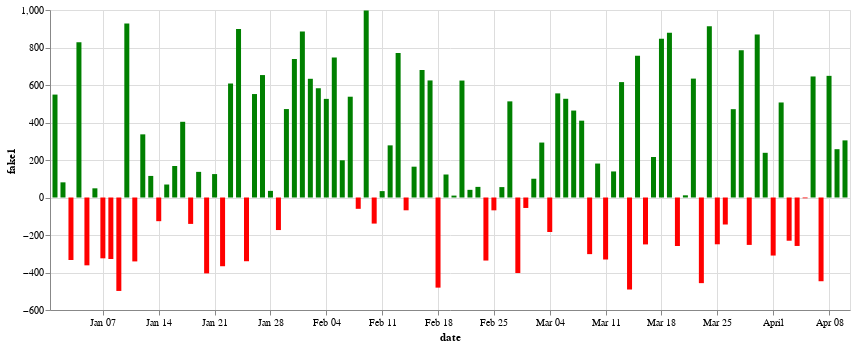

Notebook source saved alongside this figure:
### Code cell
user_drawdown = drawdown_chart(returns, 'date', 'fake1')
user_drawdown

### Figure 1 — Vega-Lite specification as saved in the notebook (floating-point values rounded to 4 significant figures)
{"config": {"view": {"continuousWidth": 300, "continuousHeight": 300}}, "data": {"name": "data-7392fb25b514df0e212dedd58aa07c95"}, "mark": {"type": "bar"}, "encoding": {"color": {"condition": {"test": "(datum.fake1 > 0)", "value": "Green"}, "value": "red"}, "tooltip": [{"field": "date", "type": "temporal"}, {"field": "fake1", "type": "quantitative"}], "x": {"field": "date", "type": "temporal"}, "y": {"field": "fake1", "type": "quantitative"}}, "params": [{"name": "param_2", "select": {"type": "interval", "encodings": ["x", "y"]}, "bind": "scales"}], "width": 800, "$schema": "https://vega.github.io/schema/vega-lite/v5.15.1.json", "datasets": {"data-7392fb25b514df0e212dedd58aa07c95": [{"date": "2018-01-01T00:00:00", "fake1": 548.9, "fake2": 731.1, "fake3": 788.4}, {"date": "2018-01-02T00:00:00", "fake1": 80.88, "fake2": 692.7, "fake3": 415.8}, {"date": "2018-01-03T00:00:00", "fake1": -333.4, "fake2": 508.4, "fake3": -108.9}, {"date": "2018-01-04T00:00:00", "fake1": 827.9, "fake2": 182.5, "fake3": 986.0}, {"date": "2018-01-05T00:00:00", "fake1": -361.8, "fake2": 830.7, "fake3": -111.4}, {"date": "2018-01-06T00:00:00", "fake1": 48.94, "fake2": 61.81, "fake3": 773.9}, {"date": "2018-01-07T00:00:00", "fake1": -324.4, "fake2": 706.4, "fake3": 455.7}, {"date": "2018-01-08T00:00:00", "fake1": -328.2, "fake2": -333.3, "fake3": 842.4}, {"date": "2018-01-09T00:00:00", "fake1": -498.4, "fake2": 586.3, "fake3": 310.4}, {"date": "2018-01-10T00:00:00", "fake1": 928.6, "fake2": -427.9, "fake3": 369.7}, {"date": "2018-01-11T00:00:00", "fake1": -340.9, "fake2": -153.2, "fake3": 69.63}, {"date": "2018-01-12T00:00:00", "fake1": 336.8, "fake2": 501.4, "fake3": 643.6}, {"date": "2018-01-13T00:00:00", "fake1": 115.1, "fake2": 860.1, "fake3": 396.7}, {"date": "2018-01-14T00:00:00", "fake1": -126.3, "fake2": -401.3, "fake3": 322.5}, {"date": "2018-01-15T00:00:00", "fake1": 69.23, "fake2": 854.9, "fake3": -215.2}, {"date": "2018-01-16T00:00:00", "fake1": 167.9, "fake2": 536.5, "fake3": 660.3}, {"date": "2018-01-17T00:00:00", "fake1": 403.8, "fake2": -166.4, "fake3": 747.2}, {"date": "2018-01-18T00:00:00", "fake1": -140.8, "fake2": 656.3, "fake3": 806.1}, {"date": "2018-01-19T00:00:00", "fake1": 136.7, "fake2": 194.6, "fake3": 739.5}, {"date": "2018-01-20T00:00:00", "fake1": -404.7, "fake2": 149.9, "fake3": 769.6}, {"date": "2018-01-21T00:00:00", "fake1": 124.9, "fake2": 631.0, "fake3": -371.5}, {"date": "2018-01-22T00:00:00", "fake1": -366.6, "fake2": -35.09, "fake3": 485.0}, {"date": "2018-01-23T00:00:00", "fake1": 608.0, "fake2": 839.8, "fake3": 373.7}, {"date": "2018-01-24T00:00:00", "fake1": 898.9, "fake2": 461.5, "fake3": -74.93}, {"date": "2018-01-25T00:00:00", "fake1": -339.9, "fake2": 238.7, "fake3": -223.9}, {"date": "2018-01-26T00:00:00", "fake1": 551.8, "fake2": 523.9, "fake3": 568.1}, {"date": "2018-01-27T00:00:00", "fake1": 653.0, "fake2": 612.8, "fake3": 925.4}, {"date": "2018-01-28T00:00:00", "fake1": 35.34, "fake2": 689.1, "fake3": 578.0}, {"date": "2018-01-29T00:00:00", "fake1": -173.6, "fake2": -293.6, "fake3": 99.04}, {"date": "2018-01-30T00:00:00", "fake1": 471.7, "fake2": 290.7, "fake3": 750.9}, {"date": "2018-01-31T00:00:00", "fake1": 739.0, "fake2": -388.8, "fake3": -11.96}, {"date": "2018-02-01T00:00:00", "fake1": 885.7, "fake2": 697.9, "fake3": -495.4}, {"date": "2018-02-02T00:00:00", "fake1": 633.1, "fake2": 139.2, "fake3": 34.14}, {"date": "2018-02-03T00:00:00", "fake1": 582.7, "fake2": -220.1, "fake3": -215.5}, {"date": "2018-02-04T00:00:00", "fake1": 526.0, "fake2": 483.7, "fake3": 997.2}, {"date": "2018-02-05T00:00:00", "fake1": 746.2, "fake2": -236.2, "fake3": 930.4}, {"date": "2018-02-06T00:00:00", "fake1": 198.5, "fake2": -269.1, "fake3": 453.3}, {"date": "2018-02-07T00:00:00", "fake1": 537.5, "fake2": 248.0, "fake3": 6.084}, {"date": "2018-02-08T00:00:00", "fake1": -60.38, "fake2": -294.3, "fake3": -358.2}, {"date": "2018-02-09T00:00:00", "fake1": 997.8, "fake2": -120.8, "fake3": 692.5}, {"date": "2018-02-10T00:00:00", "fake1": -139.1, "fake2": -150.0, "fake3": -341.0}, {"date": "2018-02-11T00:00:00", "fake1": 34.07, "fake2": -194.9, "fake3": 909.7}, {"date": "2018-02-12T00:00:00", "fake1": 278.1, "fake2": 47.22, "fake3": 533.0}, {"date": "2018-02-13T00:00:00", "fake1": 770.1, "fake2": -399.2, "fake3": -336.1}, {"date": "2018-02-14T00:00:00", "fake1": -68.27, "fake2": -148.3, "fake3": -207.2}, {"date": "2018-02-15T00:00:00", "fake1": 164.4, "fake2": 594.0, "fake3": -392.6}, {"date": "2018-02-16T00:00:00", "fake1": 680.4, "fake2": 224.5, "fake3": -351.9}, {"date": "2018-02-17T00:00:00", "fake1": 624.4, "fake2": 523.4, "fake3": 599.8}, {"date": "2018-02-18T00:00:00", "fake1": -480.7, "fake2": 301.6, "fake3": 664.8}, {"date": "2018-02-19T00:00:00", "fake1": 122.7, "fake2": -306.6, "fake3": 548.3}, {"date": "2018-02-20T00:00:00", "fake1": 10.17, "fake2": 97.73, "fake3": -70.48}, {"date": "2018-02-21T00:00:00", "fake1": 623.7, "fake2": -359.9, "fake3": 570.9}, {"date": "2018-02-22T00:00:00", "fake1": 40.85, "fake2": 521.8, "fake3": -336.5}, {"date": "2018-02-23T00:00:00", "fake1": 56.64, "fake2": -46.08, "fake3": 945.4}, {"date": "2018-02-24T00:00:00", "fake1": -336.2, "fake2": 426.6, "fake3": 478.8}, {"date": "2018-02-25T00:00:00", "fake1": -68.43, "fake2": 373.7, "fake3": -400.2}, {"date": "2018-02-26T00:00:00", "fake1": 55.51, "fake2": -48.41, "fake3": -147.0}, {"date": "2018-02-27T00:00:00", "fake1": 512.7, "fake2": -488.3, "fake3": -254.3}, {"date": "2018-02-28T00:00:00", "fake1": -402.9, "fake2": -75.13, "fake3": 884.2}, {"date": "2018-03-01T00:00:00", "fake1": -55.8, "fake2": -5.98, "fake3": -221.0}, {"date": "2018-03-02T00:00:00", "fake1": 100.0, "fake2": 964.9, "fake3": 386.9}, {"date": "2018-03-03T00:00:00", "fake1": 293.0, "fake2": 440.1, "fake3": -451.6}, {"date": "2018-03-04T00:00:00", "fake1": -184.0, "fake2": 135.7, "fake3": -160.4}, {"date": "2018-03-05T00:00:00", "fake1": 555.3, "fake2": 596.6, "fake3": -327.5}, {"date": "2018-03-06T00:00:00", "fake1": 526.5, "fake2": 724.0, "fake3": 12.29}, {"date": "2018-03-07T00:00:00", "fake1": 463.7, "fake2": -96.46, "fake3": 265.1}, {"date": "2018-03-08T00:00:00", "fake1": 409.8, "fake2": 278.4, "fake3": -413.2}, {"date": "2018-03-09T00:00:00", "fake1": -302.0, "fake2": -30.78, "fake3": 946.1}, {"date": "2018-03-10T00:00:00", "fake1": 181.0, "fake2": 577.2, "fake3": 13.65}, {"date": "2018-03-11T00:00:00", "fake1": -330.7, "fake2": -335.2, "fake3": 424.0}, {"date": "2018-03-12T00:00:00", "fake1": 138.9, "fake2": -27.79, "fake3": -13.52}, {"date": "2018-03-13T00:00:00", "fake1": 615.4, "fake2": 393.0, "fake3": 971.3}, {"date": "2018-03-14T00:00:00", "fake1": -490.8, "fake2": 215.7, "fake3": 392.9}, {"date": "2018-03-15T00:00:00", "fake1": 755.6, "fake2": 9.752, "fake3": 197.5}, {"date": "2018-03-16T00:00:00", "fake1": -250.2, "fake2": -158.7, "fake3": 989.2}, {"date": "2018-03-17T00:00:00", "fake1": 216.0, "fake2": -141.8, "fake3": -92.07}, {"date": "2018-03-18T00:00:00", "fake1": 846.1, "fake2": -455.4, "fake3": 487.2}, {"date": "2018-03-19T00:00:00", "fake1": 879.0, "fake2": 677.1, "fake3": 639.7}, {"date": "2018-03-20T00:00:00", "fake1": -258.7, "fake2": 193.0, "fake3": 65.18}, {"date": "2018-03-21T00:00:00", "fake1": 11.67, "fake2": 843.9, "fake3": -260.8}, {"date": "2018-03-22T00:00:00", "fake1": 634.1, "fake2": 145.0, "fake3": -222.7}, {"date": "2018-03-23T00:00:00", "fake1": -456.7, "fake2": -306.0, "fake3": 359.9}, {"date": "2018-03-24T00:00:00", "fake1": 913.8, "fake2": 509.9, "fake3": -499.0}, {"date": "2018-03-25T00:00:00", "fake1": -249.5, "fake2": 802.5, "fake3": 281.6}, {"date": "2018-03-26T00:00:00", "fake1": -144.0, "fake2": -53.28, "fake3": 243.2}, {"date": "2018-03-27T00:00:00", "fake1": 471.1, "fake2": -377.1, "fake3": 43.25}, {"date": "2018-03-28T00:00:00", "fake1": 785.1, "fake2": 874.7, "fake3": -68.56}, {"date": "2018-03-29T00:00:00", "fake1": -252.8, "fake2": 821.4, "fake3": 742.8}, {"date": "2018-03-30T00:00:00", "fake1": 869.6, "fake2": 462.9, "fake3": -246.5}, {"date": "2018-03-31T00:00:00", "fake1": 238.4, "fake2": 108.6, "fake3": 55.5}, {"date": "2018-04-01T00:00:00", "fake1": -309.6, "fake2": 798.2, "fake3": 652.8}, {"date": "2018-04-02T00:00:00", "fake1": 506.8, "fake2": -182.6, "fake3": -28.97}, {"date": "2018-04-03T00:00:00", "fake1": -230.6, "fake2": -3.57, "fake3": 405.9}, {"date": "2018-04-04T00:00:00", "fake1": -258.4, "fake2": 250.9, "fake3": -48.72}, {"date": "2018-04-05T00:00:00", "fake1": -4.199, "fake2": 324.6, "fake3": -348.4}, {"date": "2018-04-06T00:00:00", "fake1": 645.5, "fake2": 295.6, "fake3": -148.2}, {"date": "2018-04-07T00:00:00", "fake1": -446.6, "fake2": 790.0, "fake3": -480.2}, {"date": "2018-04-08T00:00:00", "fake1": 648.8, "fake2": -228.3, "fake3": 764.3}, {"date": "2018-04-09T00:00:00", "fake1": 257.7, "fake2": -209.3, "fake3": 822.5}, {"date": "2018-04-10T00:00:00", "fake1": 304.6, "fake2": -353.6, "fake3": -201.0}]}}
